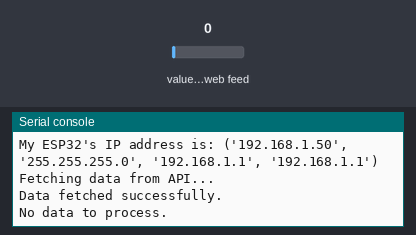
The program below on a simulated ESP32 board running MicroPython. Shown: the last lines printed to the serial console. Inputs (shaded band) come from the test bench; at power-on: value of the web feed 0. WiFi joins after 1.5 s; requests to the public web service named in the program get a made-up reply in its usual format after 0.4 s (London, UTC, broken clouds, 64 % humidity, 1013 hPa unless stated); the clock reads 2024-03-15 10:24:30 at power-on unless the program sets it.

Above: at 3.2 s.
3.3 s: value of the web feed set to 2
At 5.0 s:
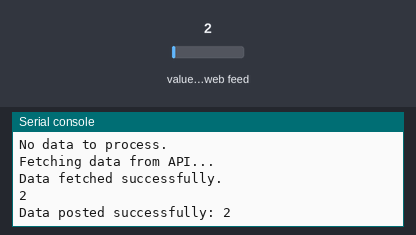
5.7 s: value of the web feed set to 25
At 5.86 s:
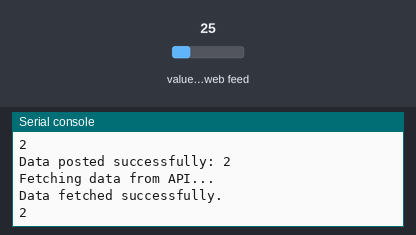

The program:

main.py
```python
import network
import urequests
import json
import machine
import time

# WiFi Credentials
WIFI_SSID = 'WIFI_SSID'
WIFI_PASSWORD = 'WIFI_PASSWORD'

# API Endpoint
FB_AUTH = 'API_KEY'
FB_PROJECT = 'ESP32'
FB_USER = 'USERNAME'
API_URL = f"https://PROJECT-NAME.firebaseio.com/{FB_PROJECT}/{FB_USER}.json?auth={FB_AUTH}"

# Function to connect to WiFi
def connect_wifi():
    wlan = network.WLAN(network.STA_IF)
    wlan.active(True)

    if not wlan.isconnected():
        print("Connecting to WiFi...")
        wlan.connect(WIFI_SSID, WIFI_PASSWORD)

        timeout = 0
        while not wlan.isconnected() and timeout < 10:  # 10-second timeout
            time.sleep(1)
            timeout += 1
            print(f"Attempt {timeout} to connect to WiFi")

    if wlan.isconnected():
        print("Connected to WiFi:", wlan.ifconfig())
        print(f"My ESP32's IP address is: {wlan.ifconfig()}")
    else:
        print("Failed to connect to WiFi.")
        machine.reset()  # Soft reset on connection failure for reliability

# Function to fetch JSON data from API
def fetch_data():
    try:
        print("Fetching data from API...")
        response = urequests.get(API_URL)

        if response.status_code == 200:
            data = response.json()
            print("Data fetched successfully.")
            response.close()
            return data
        else:
            print("Failed to fetch data, status code:", response.status_code)
            response.close()
            return None
    except Exception as e:
        print("Exception occurred while fetching data:", e)
        return None

# Function to process data (customize based on your requirements)
def process_data(data):
    if data:
        # Example: Assume data has {"temperature": value, "humidity": value}
        try:
            print(f"{data}")
            new_data = {"message": [time.time(), time.time()]}
            headers = {"Content-Type": "application/json"}
            response = urequests.post(API_URL, data=json.dumps(new_data), headers=headers)
            if response.status_code == 200:
                print("Data posted successfully:", response.json())
            else:
                print("Failed to post data:", response.status_code)
            # Do more processing here as needed
        except KeyError as e:
            print(f"KeyError: Missing key {e} in data")
    else:
        print("No data to process.")

# Main program execution
def main():
    connect_wifi()  # Step 1: Connect to WiFi

    if network.WLAN(network.STA_IF).isconnected():  # Ensure WiFi is connected
        while True:
            data = fetch_data()  # Step 2: Fetch JSON data
            process_data(data)  # Step 3: Process the data
            time.sleep(1)
    else:
        print("WiFi not connected. Cannot fetch data.")

# Soft reboot setup
def soft_reboot():
    print("Soft rebooting...")
    machine.reset()

# Entry point
if __name__ == "__main__":
    try:
        main()
    except Exception as e:
        print("Exception in main program:", e)
        soft_reboot()
```

Measured:
- after the input at 3.3 s, the serial console: prints a new line after 0.51 s (image 1)
